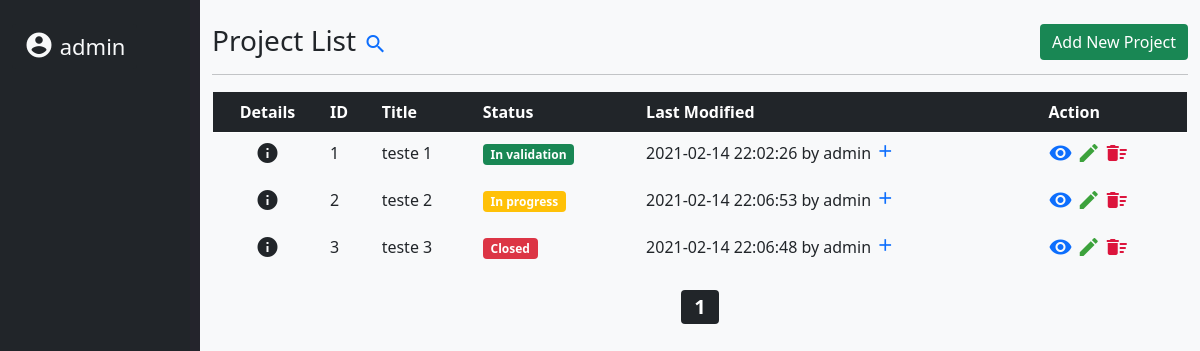
/index.php (signed in), run on the app's committed database.
### tables this page shows
CREATE TABLE `projects` (
  `id` int(11) NOT NULL,
  `title` varchar(100) NOT NULL,
  `description` varchar(300) NOT NULL,
  `status` int(3) NOT NULL,
  `log_date` datetime NOT NULL,
  `log_login` varchar(30) NOT NULL
);

### index.php (the view, shortened to what this page needs)
<?php
require_once "config.php";
?>
<!DOCTYPE html>
<html lang="en">
<head>
    <link rel="stylesheet" href="https://cdnjs.cloudflare.com/ajax/libs/font-awesome/4.7.0/css/font-awesome.css">
    <link rel="stylesheet" href="https://cdn.jsdelivr.net/npm/bootstrap@5.0.0-beta1/dist/css/bootstrap.min.css">
</head>
<body>
    <div class="container-fluid min-vh-100 d-flex flex-column">
        <div class="row flex-grow-1">
            <div class="col bg-dark text-light" style="border-right:solid #24242c; border-right-width:10px">
                <br>
                <div class="dropdown">
                    <a class="btn bg-dark text-light dropdown" role="button" id="dropdownList" text-center style="font-size: 22px" data-bs-toggle="dropdown" aria-expanded="false">
                        <span class='material-icons float-start' style='font-size: 30px' aria-hidden='true'>account_circle</span>&nbsp;<?php echo $_SESSION['login'] ?></a>
                </div>
            </div>
            <div class="col-10 bg-light">
                <br>
                <h3 class="titulo-tabla">
                    Project List
                    <a href="search_project.php" title="Search Project"><span class="material-icons align-middle">search</span></a>
                    <?php if($_SESSION['user_profile'] == 1){  ?>
                        <a href="create_project.php" class="btn btn-success pull-right">Add New Project</a>
                    <?php } ?>
                </h3>
                <hr class="bg-dark">
                <?php
                $page = (isset($_GET['page'])) ? (int)$_GET['page'] : 1;
                $offset = ($page - 1) * 10;
                $sql = "SELECT * FROM projects ORDER BY id ASC LIMIT 10 OFFSET $offset";
                ?>
                <?php
                if ($result = mysqli_query($connection, $sql)) {
                    if (mysqli_num_rows($result) > 0) {
                ?>
                        <table id="projects" class="table">
                            <thead class="bg-primary table-dark border border-light">
                                <tr>
                                    <th class="text-center">Details</th>
                                    <th>ID</th>
                                    <th>Title</th>
                                    <th>Status</th>
                                    <th>Last Modified</th>
                                    <th>Action</th>
                                </tr>
                            </thead>
                            <tbody id="searchProject" class="border border-light bg-light">
                                <?php
                                while ($row = mysqli_fetch_array($result)) {
                                ?>
                                    <tr>
                                        <td class="text-center"><span class="material-icons" data-bs-toggle="tooltip" data-bs-placement="bottom" title=<?= $row['description']; ?>>info</span></td>
                                        <td><?= $row['id']; ?></td>
                                        <td><?= $row['title']; ?></td>
                                        <td><?php switch ($row['status']) {
                                                case 1:
                                                    echo "<span class='badge bg-warning'>In progress</span>";
                                                    break;
                                                case 2:
                                                    echo "<span class='badge bg-success'>In validation</span>";
                                                    break;
                                                case 3:
                                                    echo "<span class='badge bg-danger'>Closed</span>";
                                                    break;
                                            }
                                            ?>
                                        </td>
                                        <td><?= $row['log_date'] . " by " . $row['log_login'] . " "; ?><a class="align-middle text-dark" href='log_project.php?id=<?= $row['id'] ?>&project_page=<?= $page ?>'><span class="material-icons text-primary fs-5">add</span></a></td>
                                        <td>
                                            <a href='evidences.php?project_id=<?= $row['id']; ?>&project_page=<?= $page ?>' title='View Evidences' data-toggle='tooltip'><span class='material-icons text-primary' aria-hidden='true'>visibility</span></a>
                                            <?php if($_SESSION['user_profile'] == 1){  ?>
                                                <a href='update_project.php?id=<?= $row['id'] ?>&project_page=<?= $page ?>' title='Update Project' data-toggle='tooltip'> <span class='material-icons' aria-hidden='true' style='color:#3ca23c;'>create</span></a>
                                                <a href='delete_project.php?id=<?= $row['id'] ?>&project_page=<?= $page ?>' title='Delete Project' data-toggle='tooltip'> <span class='material-icons' aria-hidden='true' style='color:crimson;'>delete_sweep</span></a>
                                            <?php } ?>
                                        </td>
                                    </tr>
                                <?php
                                }
                                ?>
                            </tbody>
                        </table>
                <?php
                        echo "<div class='text-center'>";
                        echo "<span class='badge bg-dark align-top fs-5'>$page</span>";
                        echo "</div>";
                    } else {
                        echo "<p class='lead'><em>No projects were found.</em></p>";
                    }
                }
                ?>
            </div>
        </div>
    </div>
</body>
</html>

### index.php (style rules this page uses)
a { text-decoration: none !important; border: none !important; }

### data on the page
projects: id "1", title "teste 1", status "In validation", log_date "2021-02-14 22:02:26", log_login "admin"
projects: id "2", title "teste 2", status "In progress", log_date "2021-02-14 22:06:53", log_login "admin"
projects: id "3", title "teste 3", status "Closed", log_date "2021-02-14 22:06:48", log_login "admin"

### other printed values
$_SESSION['login'] "admin"
$page "1"
